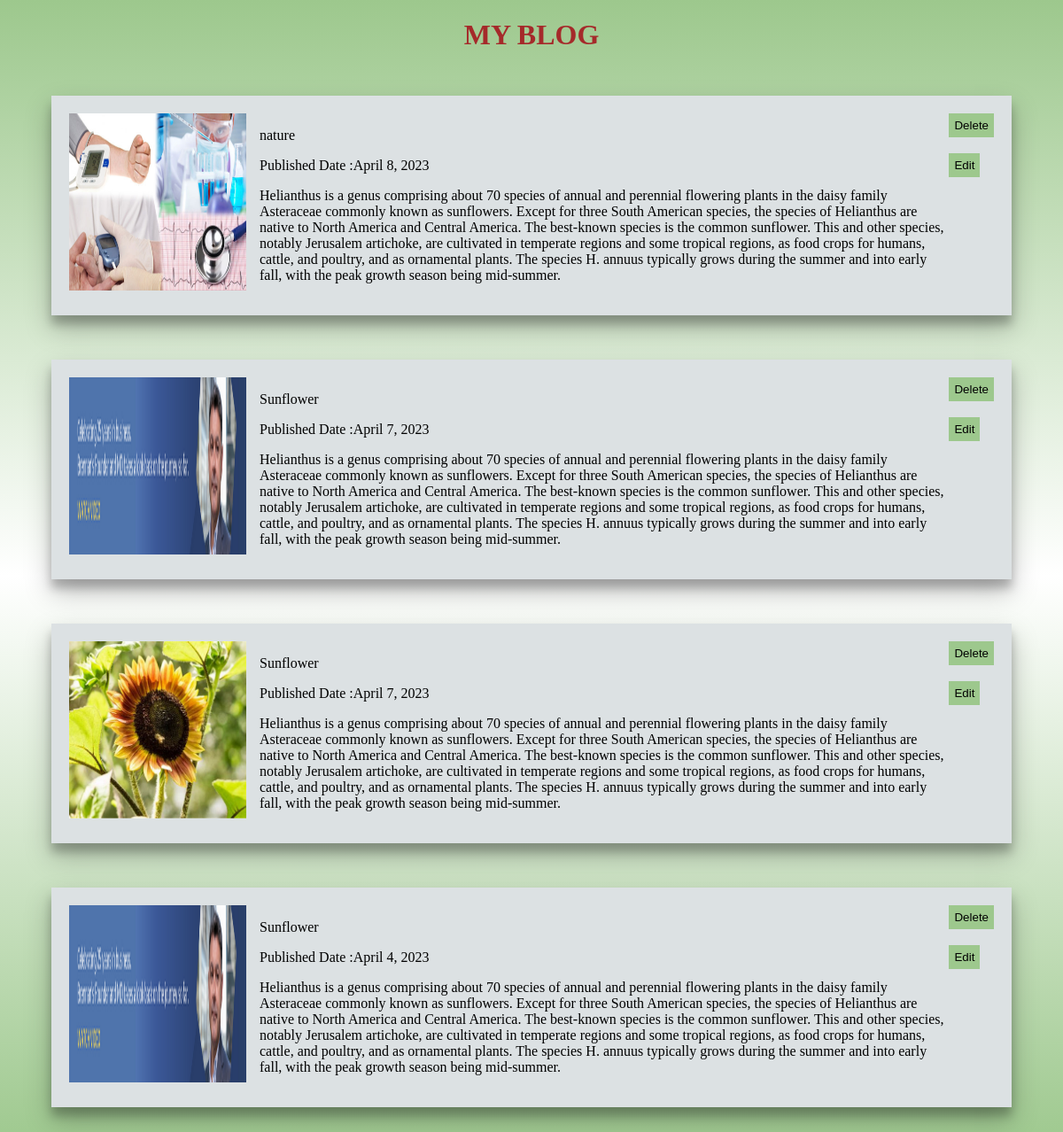
The page /user/my_blog on the database its author committed.
### blog_app/models.py (models this page shows)
class BlogList(models.Model):
    Blog_title=models.CharField(max_length=200)
    Author_name=models.CharField(max_length=200)
    Published_date=models.DateField()
    Blog_detail=models.CharField(max_length=1000)
    Blog_image=models.ImageField(upload_to="blogs")
    BLOG_CATEGORIES=[
        ('option1', 'Business'),
        ('option2', 'Culture'),
        ('option3', 'Food'),
        ('option4','Technology'),
        ('option4','Social'),
    ]
    Blog_category=models.CharField(max_length=500,choices=BLOG_CATEGORIES,default='option4',null=True,blank=True)

### blog_app/views.py (the view)
# urls.py: path("my_blog",views.my_blog,name="my_blog"),
def my_blog(request):
    my_blogs=BlogList.objects.filter(Author_name=request.user.username).order_by("-Published_date")
    print(my_blogs)
    return render(request,"my_blog.html",{"my_blogs":my_blogs})

### templates/my_blog.html (shortened to what this page needs)
<!DOCTYPE html>
<html lang="en">
<head>
</head>
<body>
    <h1> MY BLOG</h1>
    {%for blog in my_blogs%}
    <div class="card">
        <div class="left">
            <img src="{{blog.Blog_image.url}}" alt="" class="card_image">
           <div>
            <p>{{blog.Blog_title}}</p>
            <p>Published Date :{{blog.Published_date}}</p>
            <p>{{blog.Blog_detail}}</p>
           </div>
        </div>
        <div class="right">
            <a href="{%url 'delete_page' blog.id%}" onclick="return confirm('Are you sure want to delete?')"><button class="btn">Delete</button></a><br><br>
            <a href="{%url 'update_page' blog.id%}"><button class="btn">Edit</button></a>
        </div>
    </div>
{%endfor%}
</body>
</html>

### templates/my_blog.html (style rules this page uses)
.card { display: flex; background-color: #dce1e3; margin:50px; padding: 20px; justify-content: space-between; box-shadow: rgba(0, 0, 0, 0.25) 0px 14px 28px, rgba(0, 0, 0, 0.22) 0px 10px 10px; }
.left { display: flex; }
.card_image { margin-right: 15px; width: 200px; height: 200px; }
h1 { color: brown; border: 1px; text-align: center; }
.btn { background-color:#9DC88D ; border: none; padding: 6px; }
body { background:linear-gradient(#9DC88D,#FFFFFF,#9DC88D) ; background-repeat: no-repeat; min-height: 100vh; }

### rows shown on the page
BlogList: Blog_image (picture), Blog_title "nature", Published_date "April 8, 2023", Blog_detail "Helianthus is a genus comprising about 70 species of annual and perennial flowering plants in the daisy family Asteraceae commonly known as sunflowers. Except for three South American species, the species of Helianthus are native to North America and Central America. The best-known species is the common sunflower. This and other species, notably Jerusalem artichoke, are cultivated in temperate regions and some tropical regions, as food crops for humans, cattle, and poultry, and as ornamental plants. The species H. annuus typically grows during the summer and into early fall, with the peak growth season being mid-summer."
BlogList: Blog_image (picture), Blog_title "Sunflower", Published_date "April 7, 2023", Blog_detail "Helianthus is a genus comprising about 70 species of annual and perennial flowering plants in the daisy family Asteraceae commonly known as sunflowers. Except for three South American species, the species of Helianthus are native to North America and Central America. The best-known species is the common sunflower. This and other species, notably Jerusalem artichoke, are cultivated in temperate regions and some tropical regions, as food crops for humans, cattle, and poultry, and as ornamental plants. The species H. annuus typically grows during the summer and into early fall, with the peak growth season being mid-summer."
BlogList: Blog_image (picture), Blog_title "Sunflower", Published_date "April 7, 2023", Blog_detail "Helianthus is a genus comprising about 70 species of annual and perennial flowering plants in the daisy family Asteraceae commonly known as sunflowers. Except for three South American species, the species of Helianthus are native to North America and Central America. The best-known species is the common sunflower. This and other species, notably Jerusalem artichoke, are cultivated in temperate regions and some tropical regions, as food crops for humans, cattle, and poultry, and as ornamental plants. The species H. annuus typically grows during the summer and into early fall, with the peak growth season being mid-summer."
BlogList: Blog_image (picture), Blog_title "Sunflower", Published_date "April 4, 2023", Blog_detail "Helianthus is a genus comprising about 70 species of annual and perennial flowering plants in the daisy family Asteraceae commonly known as sunflowers. Except for three South American species, the species of Helianthus are native to North America and Central America. The best-known species is the common sunflower. This and other species, notably Jerusalem artichoke, are cultivated in temperate regions and some tropical regions, as food crops for humans, cattle, and poultry, and as ornamental plants. The species H. annuus typically grows during the summer and into early fall, with the peak growth season being mid-summer."
